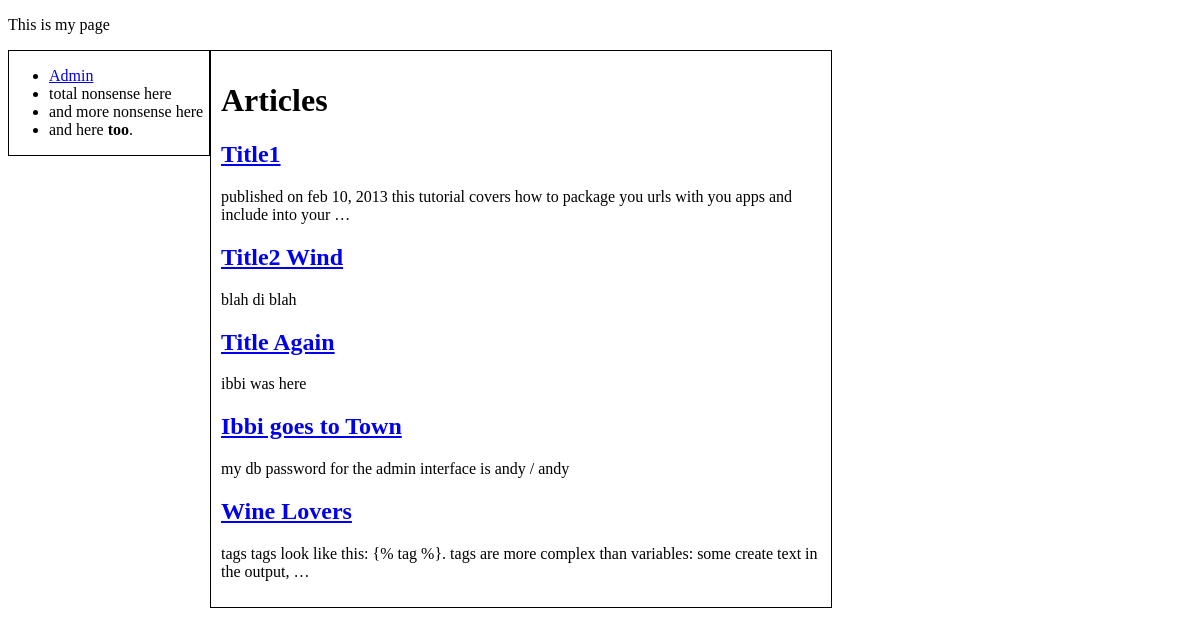
/articles/all/, run on an earlier commit of the app's database.
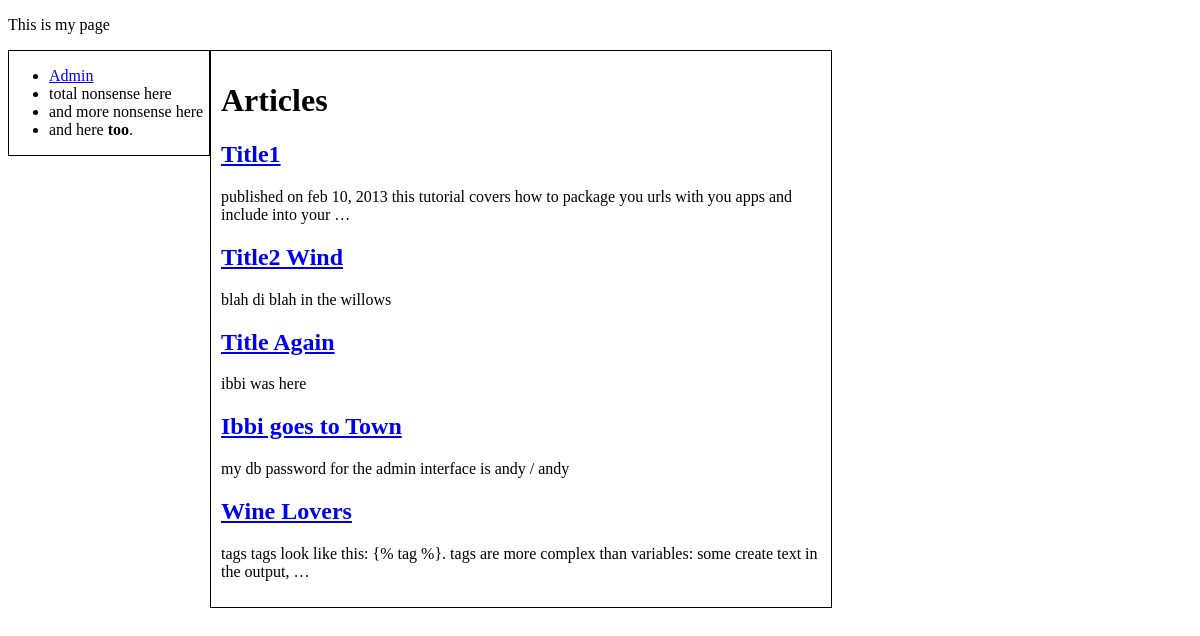
And on a later commit of the database.
### articles/models.py (models this page shows, shortened)
class Article(models.Model):
    title = models.CharField(max_length=200)
    body = models.TextField()
    pub_date = models.DateTimeField('date published')
    likes = models.IntegerField()

### articles/views.py (the view)
# urls.py: url(r'^get/(?P<article_id>\d+)/$', 'articles.views.article')
def articles(request):
    return render_to_response('articles.html',
                              { 'articles': Article.objects.all() })

### articles/templates/articles.html
{% extends "base.html" %}
{% block content %}
<h1>Articles</h1>
{% if articles.count > 0 %}
    {% for article in articles %}
        <div>
        <h2><a href="/articles/get/{{ article.id }}/">{{ article.title }}</a> </h2>
        <p>{{ article.body |lower|truncatewords:"20" }}</p>
        </div>
    {% endfor %}
{% else %}
    <p>None to show!</p>
{% endif %}
{% endblock %}

What changed in the data, as far as the page shows it:
changed Article "Title2 Wind": body "blah di blah" → "blah di blah in the willows"
